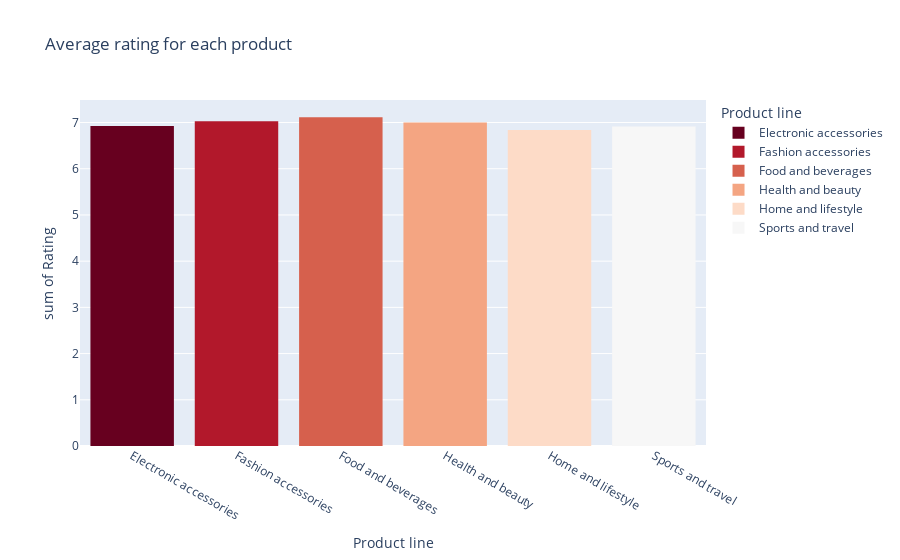

Write notebook code for a chart like this one.
### Code cell
#plotting histogram for Average rating for each product
rating_fig=px.histogram(avg_item_rating,x='Product line',y='Rating',color='Product line',
            color_discrete_sequence=px.colors.sequential.RdBu,title='Average rating for each product')
rating_fig.show()

### Figure 1 — Plotly figure (JSON) as saved in the notebook; plotly's stock layout.template omitted (floating-point values rounded to 4 significant figures)
{"data": [{"alignmentgroup": "True", "bingroup": "x", "histfunc": "sum", "hovertemplate": "Product line=%{x}<br>sum of Rating=%{y}<extra></extra>", "legendgroup": "Electronic accessories", "marker": {"color": "rgb(103,0,31)"}, "name": "Electronic accessories", "offsetgroup": "Electronic accessories", "orientation": "v", "showlegend": true, "type": "histogram", "x": ["Electronic accessories"], "xaxis": "x", "y": [6.925], "yaxis": "y"}, {"alignmentgroup": "True", "bingroup": "x", "histfunc": "sum", "hovertemplate": "Product line=%{x}<br>sum of Rating=%{y}<extra></extra>", "legendgroup": "Fashion accessories", "marker": {"color": "rgb(178,24,43)"}, "name": "Fashion accessories", "offsetgroup": "Fashion accessories", "orientation": "v", "showlegend": true, "type": "histogram", "x": ["Fashion accessories"], "xaxis": "x", "y": [7.029], "yaxis": "y"}, {"alignmentgroup": "True", "bingroup": "x", "histfunc": "sum", "hovertemplate": "Product line=%{x}<br>sum of Rating=%{y}<extra></extra>", "legendgroup": "Food and beverages", "marker": {"color": "rgb(214,96,77)"}, "name": "Food and beverages", "offsetgroup": "Food and beverages", "orientation": "v", "showlegend": true, "type": "histogram", "x": ["Food and beverages"], "xaxis": "x", "y": [7.113], "yaxis": "y"}, {"alignmentgroup": "True", "bingroup": "x", "histfunc": "sum", "hovertemplate": "Product line=%{x}<br>sum of Rating=%{y}<extra></extra>", "legendgroup": "Health and beauty", "marker": {"color": "rgb(244,165,130)"}, "name": "Health and beauty", "offsetgroup": "Health and beauty", "orientation": "v", "showlegend": true, "type": "histogram", "x": ["Health and beauty"], "xaxis": "x", "y": [7.003], "yaxis": "y"}, {"alignmentgroup": "True", "bingroup": "x", "histfunc": "sum", "hovertemplate": "Product line=%{x}<br>sum of Rating=%{y}<extra></extra>", "legendgroup": "Home and lifestyle", "marker": {"color": "rgb(253,219,199)"}, "name": "Home and lifestyle", "offsetgroup": "Home and lifestyle", "orientation": "v", "showlegend": true, "type": "histogram", "x": ["Home and lifestyle"], "xaxis": "x", "y": [6.838], "yaxis": "y"}, {"alignmentgroup": "True", "bingroup": "x", "histfunc": "sum", "hovertemplate": "Product line=%{x}<br>sum of Rating=%{y}<extra></extra>", "legendgroup": "Sports and travel", "marker": {"color": "rgb(247,247,247)"}, "name": "Sports and travel", "offsetgroup": "Sports and travel", "orientation": "v", "showlegend": true, "type": "histogram", "x": ["Sports and travel"], "xaxis": "x", "y": [6.916], "yaxis": "y"}], "layout": {"barmode": "relative", "legend": {"title": {"text": "Product line"}, "tracegroupgap": 0}, "title": {"text": "Average rating for each product"}, "xaxis": {"anchor": "y", "categoryarray": ["Electronic accessories", "Fashion accessories", "Food and beverages", "Health and beauty", "Home and lifestyle", "Sports and travel"], "categoryorder": "array", "domain": [0, 1], "title": {"text": "Product line"}}, "yaxis": {"anchor": "x", "domain": [0, 1], "title": {"text": "sum of Rating"}}}}
